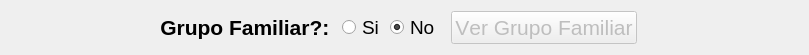
  <widget class="QWidget" name="layoutWidget">
   <property name="geometry">
    <rect>
     <x>260</x>
     <y>510</y>
     <width>809</width>
     <height>39</height>
    </rect>
   </property>
   <layout class="QHBoxLayout" name="horizontalLayout4_6" stretch="0,0,0,0,0,1">
    <property name="spacing">
     <number>6</number>
    </property>
    <item>
     <widget class="QLabel" name="label4_7">
      <property name="minimumSize">
       <size>
        <width>120</width>
        <height>0</height>
       </size>
      </property>
      <property name="font">
       <font>
        <weight>75</weight>
        <bold>true</bold>
        <kerning>false</kerning>
       </font>
      </property>
      <property name="mouseTracking">
       <bool>true</bool>
      </property>
      <property name="toolTip">
       <string notr="true"/>
      </property>
      <property name="statusTip">
       <string notr="true"/>
      </property>
      <property name="whatsThis">
       <string notr="true"/>
      </property>
      <property name="accessibleName">
       <string notr="true"/>
      </property>
      <property name="accessibleDescription">
       <string notr="true"/>
      </property>
      <property name="text">
       <string notr="true">&lt;!DOCTYPE HTML PUBLIC &quot;-//W3C//DTD HTML 4.0//EN&quot; &quot;http://www.w3.org/TR/REC-html40/strict.dtd&quot;&gt;
&lt;html&gt;&lt;head&gt;&lt;meta name=&quot;qrichtext&quot; content=&quot;1&quot; /&gt;&lt;style type=&quot;text/css&quot;&gt;
p, li { white-space: pre-wrap; }
&lt;/style&gt;&lt;/head&gt;&lt;body style=&quot; font-family:'MS Shell Dlg 2'; font-size:8.25pt; font-weight:600; font-style:normal;&quot;&gt;
&lt;p style=&quot; margin-top:0px; margin-bottom:0px; margin-left:0px; margin-right:0px; -qt-block-indent:0; text-indent:0px;&quot;&gt;&lt;span style=&quot; font-size:8pt;&quot;&gt;          &lt;/span&gt;&lt;/p&gt;&lt;/body&gt;&lt;/html&gt;</string>
      </property>
      <property name="textInteractionFlags">
       <set>Qt::NoTextInteraction</set>
      </property>
     </widget>
    </item>
    <item>
     <widget class="QLabel" name="label4_10">
      <property name="minimumSize">
       <size>
        <width>120</width>
        <height>0</height>
       </size>
      </property>
      <property name="font">
       <font>
        <weight>75</weight>
        <bold>true</bold>
        <kerning>false</kerning>
       </font>
      </property>
      <property name="mouseTracking">
       <bool>true</bool>
      </property>
      <property name="toolTip">
       <string notr="true"/>
      </property>
      <property name="statusTip">
       <string notr="true"/>
      </property>
      <property name="whatsThis">
       <string notr="true"/>
      </property>
      <property name="accessibleName">
       <string notr="true"/>
      </property>
      <property name="accessibleDescription">
       <string notr="true"/>
      </property>
      <property name="text">
       <string notr="true">&lt;!DOCTYPE HTML PUBLIC &quot;-//W3C//DTD HTML 4.0//EN&quot; &quot;http://www.w3.org/TR/REC-html40/strict.dtd&quot;&gt;
&lt;html&gt;&lt;head&gt;&lt;meta name=&quot;qrichtext&quot; content=&quot;1&quot; /&gt;&lt;style type=&quot;text/css&quot;&gt;
p, li { white-space: pre-wrap; }
&lt;/style&gt;&lt;/head&gt;&lt;body style=&quot; font-family:'MS Shell Dlg 2'; font-size:8.25pt; font-weight:600; font-style:normal;&quot;&gt;
&lt;p style=&quot; margin-top:0px; margin-bottom:0px; margin-left:0px; margin-right:0px; -qt-block-indent:0; text-indent:0px;&quot;&gt;&lt;span style=&quot; font-size:16pt;&quot;&gt;    Grupo Familiar?: &lt;/span&gt;&lt;/p&gt;&lt;/body&gt;&lt;/html&gt;</string>
      </property>
      <property name="textInteractionFlags">
       <set>Qt::NoTextInteraction</set>
      </property>
     </widget>
    </item>
    <item>
     <widget class="QRadioButton" name="radioButtonFliaSi">
      <property name="font">
       <font>
        <pointsize>14</pointsize>
       </font>
      </property>
      <property name="text">
       <string>Si</string>
      </property>
     </widget>
    </item>
    <item>
     <widget class="QRadioButton" name="radioButtonFliaNo">
      <property name="font">
       <font>
        <pointsize>14</pointsize>
       </font>
      </property>
      <property name="text">
       <string>No </string>
      </property>
      <property name="checked">
       <bool>true</bool>
      </property>
     </widget>
    </item>
    <item>
     <widget class="QPushButton" name="pushButtonFlia">
      <property name="enabled">
       <bool>false</bool>
      </property>
      <property name="font">
       <font>
        <family>MS Shell Dlg 2</family>
        <pointsize>16</pointsize>
        <kerning>false</kerning>
       </font>
      </property>
      <property name="toolTip">
       <string notr="true"/>
      </property>
      <property name="statusTip">
       <string notr="true"/>
      </property>
      <property name="whatsThis">
       <string notr="true"/>
      </property>
      <property name="accessibleName">
       <string notr="true"/>
      </property>
      <property name="accessibleDescription">
       <string notr="true"/>
      </property>
      <property name="text">
       <string notr="true">Ver Grupo Familiar</string>
      </property>
      <property name="shortcut">
       <string notr="true"/>
      </property>
      <property name="autoDefault">
       <bool>false</bool>
      </property>
     </widget>
    </item>
    <item>
     <widget class="QLabel" name="label4_9">
      <property name="minimumSize">
       <size>
        <width>120</width>
        <height>0</height>
       </size>
      </property>
      <property name="font">
       <font>
        <weight>75</weight>
        <bold>true</bold>
        <kerning>false</kerning>
       </font>
      </property>
      <property name="mouseTracking">
       <bool>true</bool>
      </property>
      <property name="toolTip">
       <string notr="true"/>
      </property>
      <property name="statusTip">
       <string notr="true"/>
      </property>
      <property name="whatsThis">
       <string notr="true"/>
      </property>
      <property name="accessibleName">
       <string notr="true"/>
      </property>
      <property name="accessibleDescription">
       <string notr="true"/>
      </property>
      <property name="text">
       <string notr="true">&lt;!DOCTYPE HTML PUBLIC &quot;-//W3C//DTD HTML 4.0//EN&quot; &quot;http://www.w3.org/TR/REC-html40/strict.dtd&quot;&gt;
&lt;html&gt;&lt;head&gt;&lt;meta name=&quot;qrichtext&quot; content=&quot;1&quot; /&gt;&lt;style type=&quot;text/css&quot;&gt;
p, li { white-space: pre-wrap; }
&lt;/style&gt;&lt;/head&gt;&lt;body style=&quot; font-family:'MS Shell Dlg 2'; font-size:8.25pt; font-weight:600; font-style:normal;&quot;&gt;
&lt;p style=&quot; margin-top:0px; margin-bottom:0px; margin-left:0px; margin-right:0px; -qt-block-indent:0; text-indent:0px;&quot;&gt;&lt;span style=&quot; font-size:8pt;&quot;&gt;          &lt;/span&gt;&lt;/p&gt;&lt;/body&gt;&lt;/html&gt;</string>
      </property>
      <property name="textInteractionFlags">
       <set>Qt::NoTextInteraction</set>
      </property>
     </widget>
    </item>
   </layout>
  </widget>
